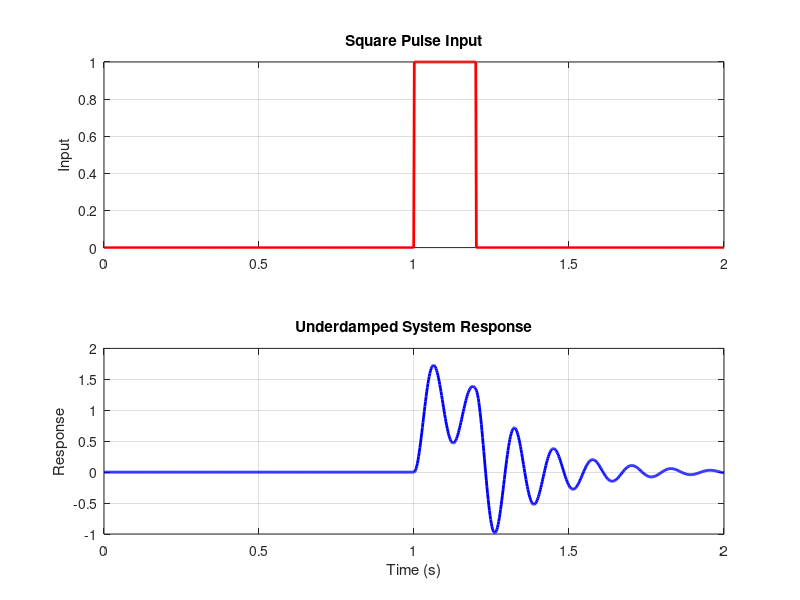
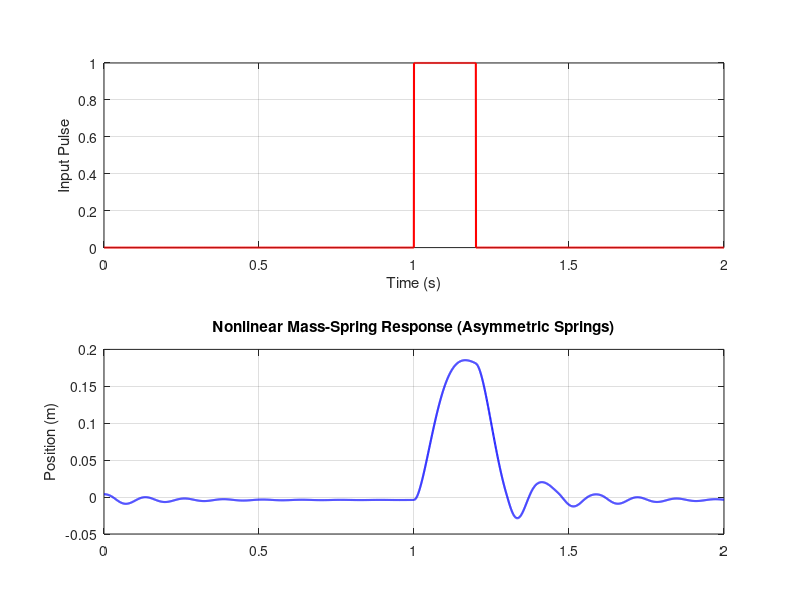

Source code (MATLAB) for these figures, in order:
clear; clc; close all;

%% Resonant System

% System Parameters (underdamped)
wn = 50;              % Natural frequency (rad/s)
zeta = 0.1;           % Damping ratio (underdamped: 0 < zeta < 1)
T_pulse = 0.2;        % Pulse duration (s)
t_start = 1.0;        % Pulse starts at t = 1s

% Time vector
t = linspace(0, 2, 1000);  % Time from 0 to 2s

% Square pulse input starting at t = 1s
u = double((t >= t_start) & (t < t_start + T_pulse));

% Transfer function of second-order system
num = [wn^2];
den = [1 2*zeta*wn wn^2];
sys = tf(num, den);

% System response to the square pulse
y = lsim(sys, u, t);

% Plotting
figure;

% Subplot 1: Input pulse
subplot(2,1,1);
plot(t, u, 'r', 'LineWidth', 2);
ylabel('Input');
title('Square Pulse Input');
grid on;

% Subplot 2: System response
subplot(2,1,2);
plot(t, y, 'b', 'LineWidth', 2);
xlabel('Time (s)');
ylabel('Response');
title('Underdamped System Response');
grid on;

%% Momentum Based System
% Parameters
dt = 0.0005;            % Time step (s)
t_end = 2;              % Total simulation time (s)
t = 0:dt:t_end;

% Mass and general parameters
m = 2*10^-4;                % mass (kg)
a_input = 80;           % upward acceleration during pulse (m/s^2)
g = 9.81;               % gravity (m/s^2)
pulse_on = @(t) (t >= 1.0) & (t < 1.2);  % pulse active from 1s to 1.2s

% Stroke limits
h_bottom = 0.0;
h_top = 0.005;

% Spring properties
k_top = 0.1;             % Softer top spring (N/m)
c_top = 0.005;            % More damping at top (N·s/m)

k_bottom = 0.5;         % Stiffer bottom spring (N/m)
c_bottom = 0.002;         % Less damping at bottom (N·s/m)

% Initial conditions
x = ones(size(t))*g*m/k_bottom;     % position
v = zeros(size(t));     % velocity

% Simulation loop
for i = 2:length(t)
    x_curr = x(i-1);
    v_curr = v(i-1);

    a = 0;

    % Override with spring force if at limits
    if x_curr >= h_top
        F_spring = -k_top * (x_curr - h_top) - c_top * v_curr;
        a = F_spring / m;
    elseif x_curr <= h_bottom
        F_spring = -k_bottom * (x_curr - h_bottom) - c_bottom * v_curr;
        a = F_spring / m;
    end

    % Default acceleration
    if pulse_on(t(i))
        a = a + a_input;
    else
        a = a - g;
    end

    % Euler integration
    v(i) = v_curr + a * dt;
    x(i) = x_curr + v(i) * dt;
end

% Plotting
figure;

subplot(2,1,1);
plot(t, double(pulse_on(t)), 'r', 'LineWidth', 1.5);
ylabel('Input Pulse');
xlabel('Time (s)');
grid on;

subplot(2,1,2);
plot(t, x, 'b', 'LineWidth', 1.5);
ylabel('Position (m)');
title('Nonlinear Mass-Spring Response (Asymmetric Springs)');
grid on;